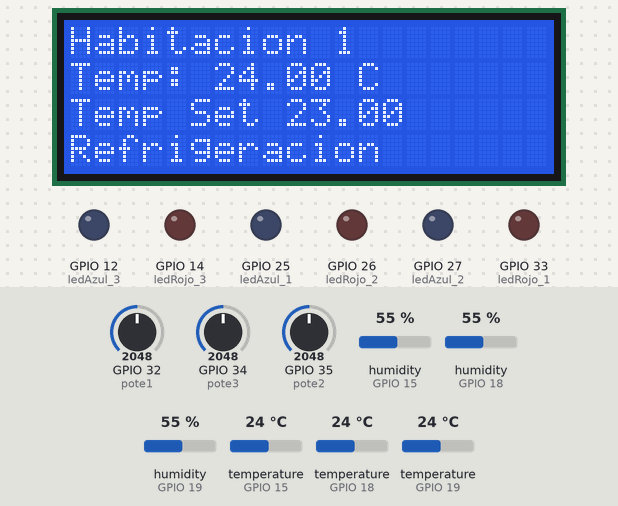
Bench run of a program on a simulated ESP32. On the bench: 20×4 character LCD, output pins drawn as LEDs (lit = HIGH). The test bench sets the inputs (shaded band); at power-on: temperature (sensors on GPIO 15, GPIO 18, GPIO 19) 24 °C, GPIO 35 (pote2) = 2048, GPIO 32 (pote1) = 2048, GPIO 34 (pote3) = 2048, humidity (sensors on GPIO 15, GPIO 18, GPIO 19) 55 %. What the program prints to the serial monitor is not drawn.

Above: at 1.2 s.
1.3 s: temperature (sensor on GPIO 15) set to 12 °C
At 9.6 s:
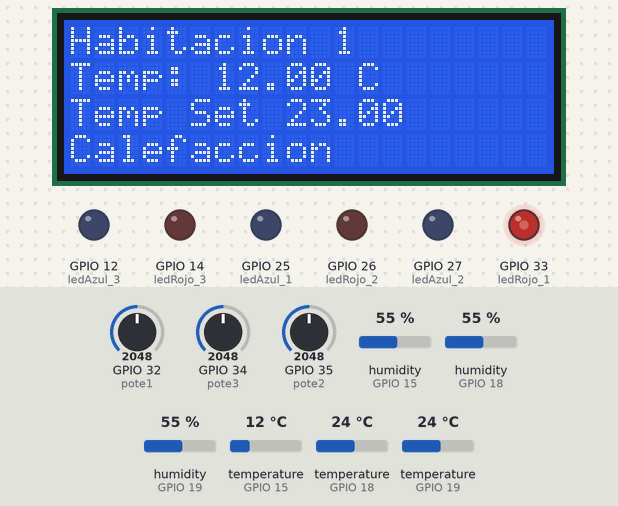
13.8 s: temperature (sensor on GPIO 18) set to 33.9 °C
At 22.1 s:
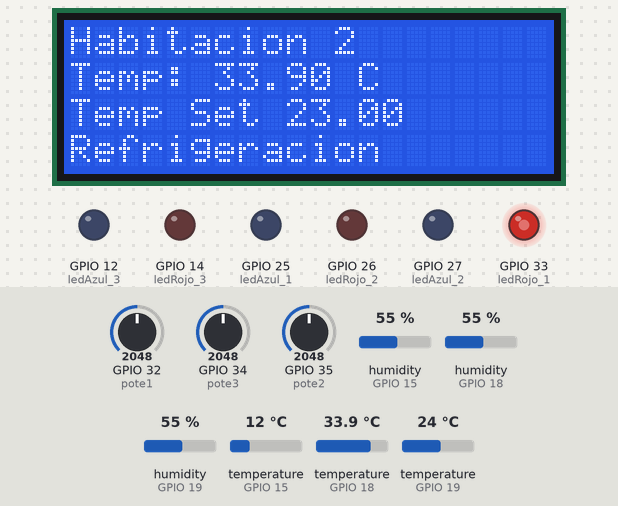
27.8 s: temperature (sensor on GPIO 18) set to 35.1 °C
At 31.1 s:
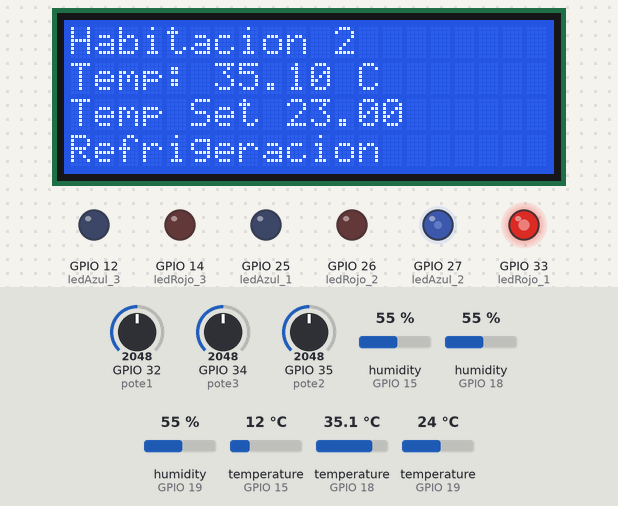
41.4 s: temperature (sensor on GPIO 19) set to 12 °C
At 43.5 s:
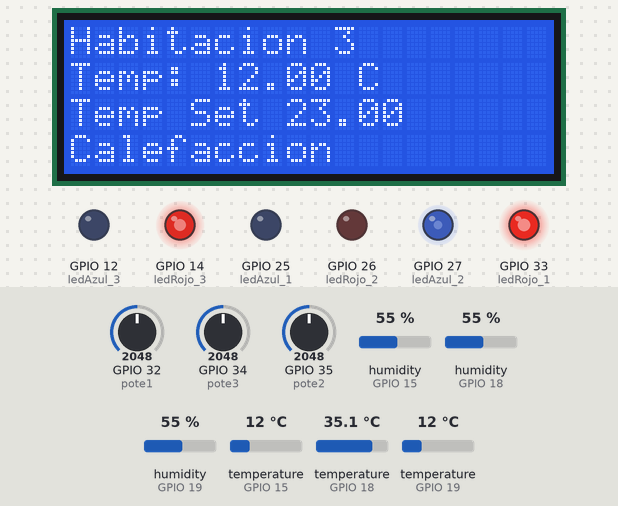
55.4 s: GPIO 35 (pote2) set to 122
At 59.3 s:
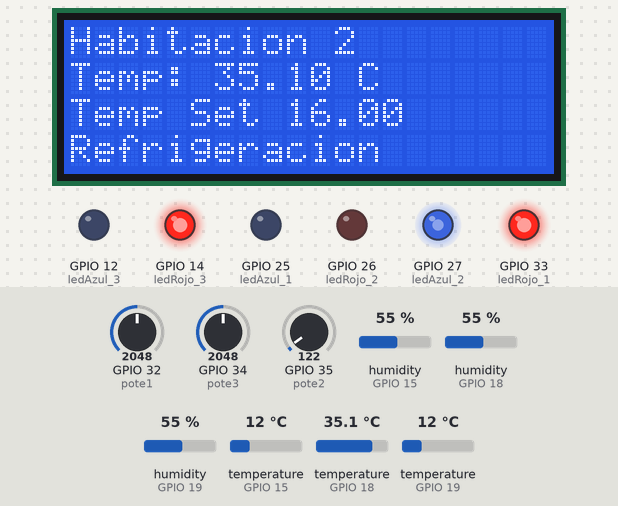
69.0 s: temperature (sensor on GPIO 15) set to 28 °C
At 75.0 s:
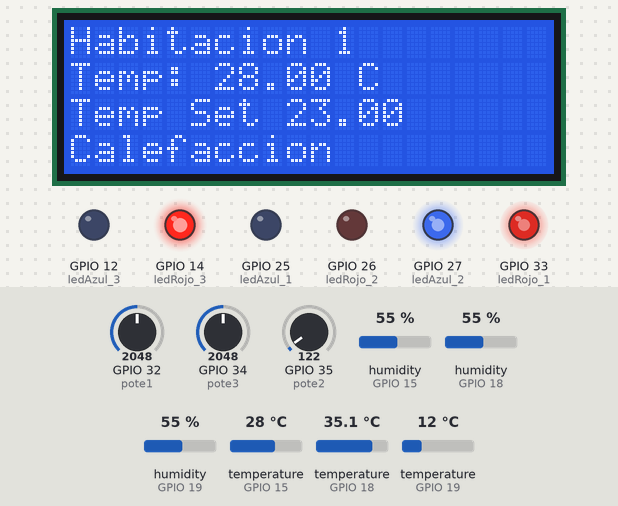
Timing chart, 0 to 111.9 s (numbered marks = the images above; inputs shaded):
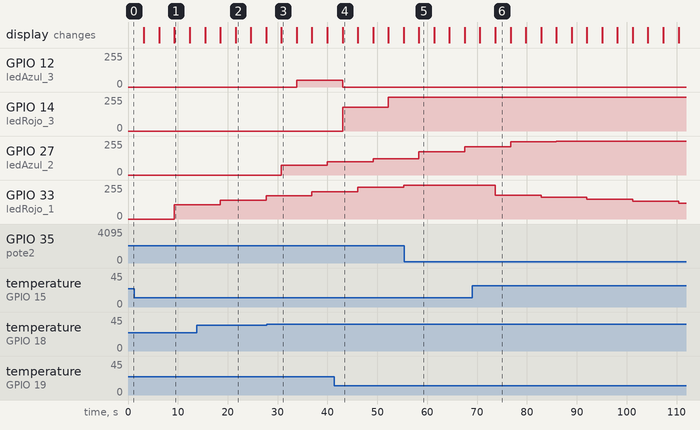

Measured:
- the behaviour switches between 34.4 and 34.5 °C on temperature (sensor on GPIO 18) (found by bisection; images 2 and 3)
- after the input at 1.3 s, GPIO 33 (ledRojo_1): 0/255 → 107/255 after 8.0 s; the display: first differs from a run without the input after 8.0 s (image 1)
- after the input at 41.4 s, GPIO 14 (ledRojo_3): 0/255 → 180/255 after 1.6 s, → 255/255 9.2 s later
- after the input at 69.0 s, GPIO 33 (ledRojo_1): moves from 255/255 to 118/255 over 36.8 s, starting after 4.6 s
- what the display in image 1 shows lasts 3.1 s, from 9.3 s to 12.4 s

The program:

main.cpp
```cpp
#include <Arduino.h>
#include <LiquidCrystal_I2C.h>
#include <DHTesp.h>

//declaramos pines
const int DHT_Hab1 = 15; //sensor 1
const int DHT_Hab2 = 18; //sensor 2
const int DHT_Hab3 = 19; //sensor 3
const int pote1 = 32; // potenciometro para setear sensor 1
const int pote2 = 35; // potenciometro para setear sensor 2
const int pote3 = 34; // potenciometro para setear sensor 3
const int ledRojo_1 = 33; // pin de salida para el led rojo 1
const int ledAzul_1 = 25; // pin de salida para el led azul 1
const int ledRojo_2 = 26;  // pin de salida para el led rojo 2
const int ledAzul_2 = 27;  // pin de salida para el led azul 2
const int ledRojo_3 = 14;  // pin de salida para el led rojo 3
const int ledAzul_3 = 12;  // pin de salida para el led azul 3

// Constantes del controlador
double errorPasH_1 = 0; // suma de errores anteriores para el controlador 1
double errorPasH_2 = 0; // suma de errores anteriores para el controlador 2
double errorPasH_3 = 0; // suma de errores anteriores para el controlador 3
float U1, U2, U3;       // señal de control para los actuadores
int Kp = 7;             // constante proporcional
int Ki = 3;             // constante integral
float H;

int TiempoMuestreo = 1;   // tiempo de muestreo en miliseg
unsigned long pasado = 0; // tiempo pasado para asegurar el tiempo de muestreo
unsigned long ahora;  // tiempo actual

LiquidCrystal_I2C LCD = LiquidCrystal_I2C(0x27, 20, 4);
DHTesp dhtHabitacion1;
DHTesp dhtHabitacion2;
DHTesp dhtHabitacion3;

/*funcion del controlador PI

   RECIBE POR REFERENCIA:
   - sensor: cada sensor de temperatura
   - errorPasH: la suma de errores anteriores para cada sensor

   RECIBE POR VALOR:
   - LCD_row: fila del LCD donde se mostrara la temperatura, tambien sirve para identificar el sensor
   - temp_set: temperatura seteada por el usuario con el potenciometro
   - Kp: constante proporcional
   - Ki: constante integral
   - TiempoMuestreo: tiempo de muestreo en miliseg

*/
float PI_Controller(DHTesp &sensor, int LCD_row, float &temp_set, float Kp, float Ki, int TiempoMuestreo, double &errorPasH)
{
  double errorH;                      // error actual
  //float H;                            // señal de control
  TempAndHumidity  data = sensor.getTempAndHumidity();
  //delay(250);                         // Esperar un segundo antes de leer la temperatura de nuevo
  ahora = millis();                   // tiempo actual
  int CambioTiempo = ahora - pasado;  // dif de tiempo actual - pasado
  if (CambioTiempo >= TiempoMuestreo) // si el tiempo de muestreo se cumple
  {
   // errorH = temp_set - t;
    errorH = temp_set - data.temperature;                         // calculo error actual
    errorPasH = errorH * TiempoMuestreo + errorPasH; // suma acumulativa de error
    H = ((Kp * errorH) + (Ki * errorPasH));          // calculo de la señal de control
    pasado = ahora;                                  // Actualiza tiempo
    //Serial.print(" H " + String(H));
    int PWM_value = constrain(H, -255, 255); // Convertir U a un valor entre -255 y 255
    if (PWM_value < 50 && PWM_value > -50) // si el valor de la señal de control es menor a 50
    {
      PWM_value = 0;
    }
    LCD.setCursor(0, LCD_row);
    LCD.print("Temp: " + String(data.temperature) + " C");
    return PWM_value; // retornamos la señal de control
  }
  return 0;
}


void setup()
{
  Serial.begin(9600);
  // inicializo pines de salida
  pinMode(ledRojo_1, OUTPUT);
  pinMode(ledAzul_1, OUTPUT);
  pinMode(ledRojo_2, OUTPUT);
  pinMode(ledAzul_2, OUTPUT);
  pinMode(ledRojo_3, OUTPUT);
  pinMode(ledAzul_3, OUTPUT);

 //  inicio LCD
  LCD.init();
  LCD.backlight();
  LCD.setCursor(0, 0);

  // declaro senseores
  dhtHabitacion1.setup(DHT_Hab1, DHTesp::DHT22);
  dhtHabitacion2.setup(DHT_Hab2, DHTesp::DHT22);
  dhtHabitacion3.setup(DHT_Hab3, DHTesp::DHT22);

}

void loop()
{
  // SENSOR 1
  LCD.clear(); //borramos los datos del LCD
  LCD.setCursor(0, 0);
  LCD.print("Habitacion 1");
  int valuPote1 = analogRead(pote1);                                       // lectura del potenciometro
  float ref1 = map(valuPote1, 0, 4096, 16, 30); //mapeo el potenciometro en rando de 16 a 30
  LCD.setCursor(0, 2);
  LCD.print("Temp Set " + String(ref1));
 // Serial.println("Temp Set " + String(ref1));

  U1 = PI_Controller(dhtHabitacion1, 1, ref1, Kp, Ki, TiempoMuestreo, errorPasH_1); // seña de control para el sensor 1
  Serial.println("Error PI H1: "+String(H));
  Serial.println("PWM H1: "+String(U1));
  if (U1 > 0)// si la señal de control es mayor a 0 necesito calefaccion
  {
    LCD.setCursor(0, 3);
    LCD.print("Calefaccion");
    //Serial.println("CALEFFACCION");
    analogWrite(ledRojo_1, U1); //"Actua calefaccion"
    analogWrite(ledAzul_1, 0);  // mantego apagada la refrigeracion
  }
  else // si la señal de control es menor a 0 necesito refrigeracion
  {
    LCD.setCursor(0, 3);
    LCD.print("Refrigeracion");
    //Serial.println("REFRIGERACION");
    analogWrite(ledAzul_1, U1 * (-1)); //"actua refrigeracion"
    analogWrite(ledRojo_1, 0);         // mantego apagada la calefaccion
  }
delay(3000);
   //SENSOR 2
   LCD.clear();
  LCD.setCursor(0, 0);
  LCD.print("Habitacion 2");
  int valuPote2 = analogRead(pote2);
  float ref2 = map(valuPote2, 0, 4096, 16, 30);
  LCD.setCursor(0, 2);
  LCD.print("Temp Set " + String(ref2));
  U2 = PI_Controller(dhtHabitacion2, 1, ref2, 2, 2, TiempoMuestreo, errorPasH_2);
  Serial.println("Error PI H2: "+String(H));
  Serial.println("PWM H2: "+String(U2));
  if (U2 > 0)
  {
    LCD.setCursor(0, 3);
    LCD.print("Calefaccion");
    //Serial.println("Actua calefaccion");
    analogWrite(ledRojo_2, U2); //"Actua calefaccion"
    analogWrite(ledAzul_2, 0);
  }
  else
  {
    LCD.setCursor(0, 3);
    LCD.print("Refrigeracion");
    //Serial.println("actua refrigeracion");
    analogWrite(ledAzul_2, U2 * (-1)); //"actua refrigeracion"
    analogWrite(ledRojo_2, 0);

  }
  delay(3000);

  // SENSOR 3
  LCD.clear();
  LCD.setCursor(0, 0);
  LCD.print("Habitacion 3");
  int valuPote3 = analogRead(pote3);
  float ref3 = map(valuPote3, 0, 4096, 16, 30);
  LCD.setCursor(0, 2);
  LCD.print("Temp Set " + String(ref3));
  U3 = PI_Controller(dhtHabitacion3, 1, ref3, 10, 10, TiempoMuestreo, errorPasH_3);
  Serial.println("Error PI H3: "+String(H));
  Serial.println("PWM H3: "+String(U3));
  if (U3 > 0)
  {
    LCD.setCursor(0, 3);
    LCD.print("");
    LCD.print("Calefaccion");
    analogWrite(ledRojo_3, U3); //"Actua calefaccion"
    analogWrite(ledAzul_3, 0);
    //Serial.println("Actua calefaccion");
  }
  else
  {
    LCD.setCursor(0, 3);
    LCD.print("Refrigeracion");
    analogWrite(ledAzul_3, U3 * (-1)); //"actua refrigeracion"
    analogWrite(ledRojo_3, 0);
    //Serial.println("actua refrigeracion");
  }
  Serial.println("---------------------------------");

 delay(3000);
}
```
